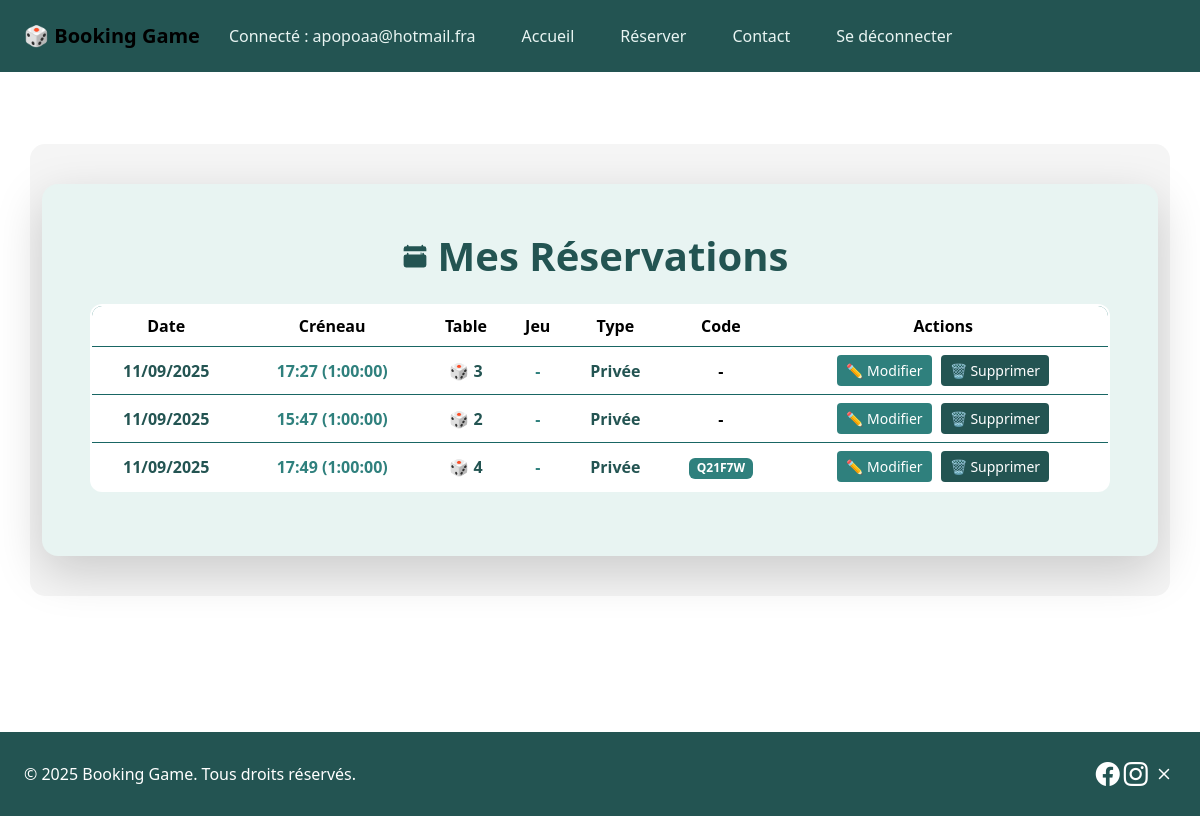
The page /users/my-bookings/ (signed in) on the database as committed earlier.
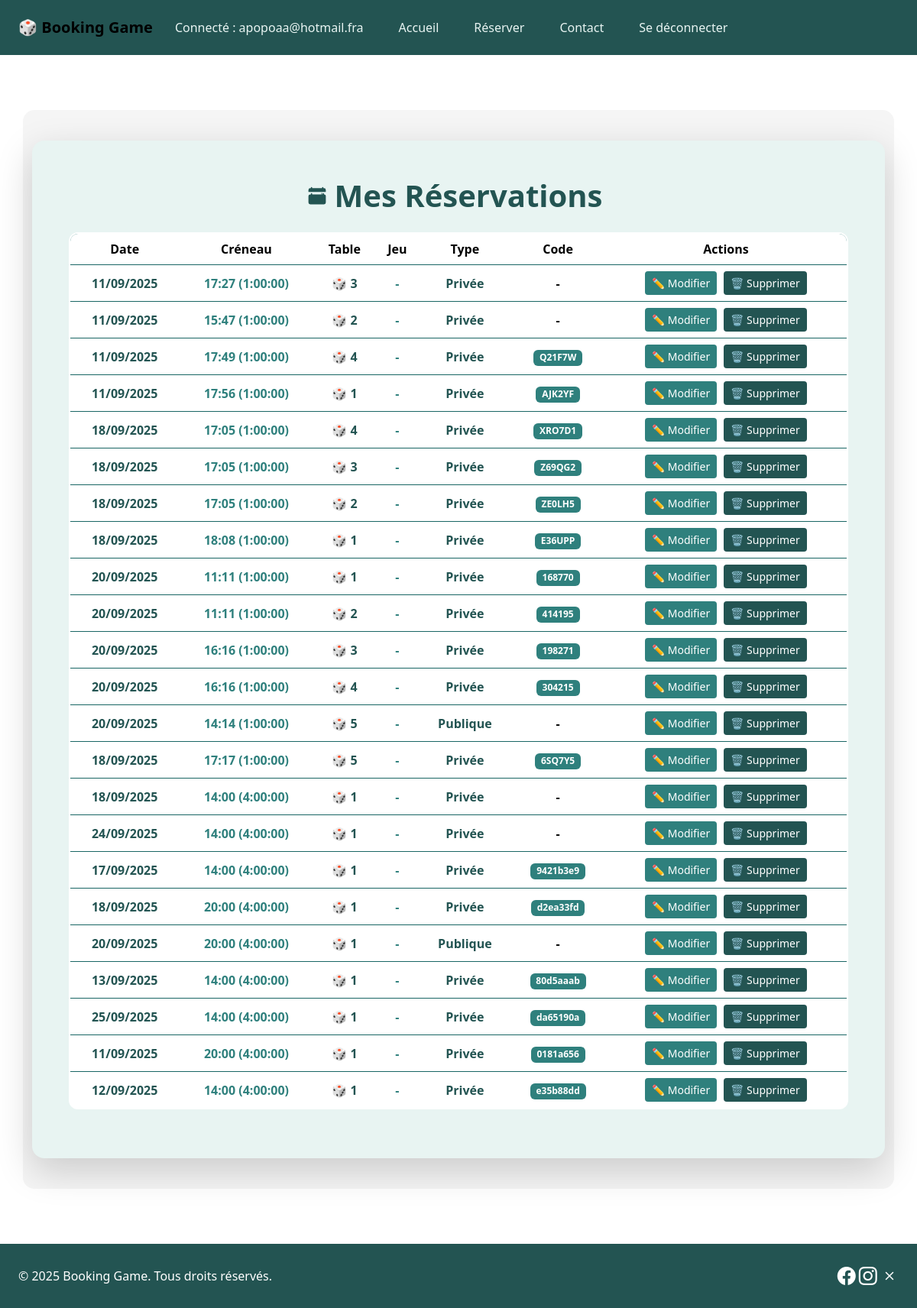
The same page on the database as committed later.
### tables_app/models.py (models this page shows, shortened)
class Booking(models.Model):
    date = models.DateField(default=timezone.now)
    start_time = models.TimeField()
    duration = models.DurationField(help_text="Durée (HH:MM:SS)")
    booking_type = models.CharField(max_length=10, choices=BookingType.choices)
    table = models.ForeignKey("Table", on_delete=models.CASCADE)
    main_customer = models.ForeignKey(settings.AUTH_USER_MODEL, on_delete=models.CASCADE, related_name='bookings')
    code = models.CharField(max_length=10, blank=True, null=True)  # ajout du code
    game = models.ForeignKey("tables_app.Game", on_delete=models.SET_NULL, null=True, blank=True)
    custom_game = models.CharField(max_length=100, blank=True, null=True)

class Table(models.Model):
    number_table = models.IntegerField(unique=True)
    capacity_table = models.IntegerField()
    state_table = models.CharField(max_length=10, choices=TableEtat.choices, default=TableEtat.LIBRE)
    game_table = models.ForeignKey("Game", null=True, blank=True, on_delete=models.SET_NULL)
    code_table = models.CharField(max_length=20, null=True, blank=True)
    customer_table = models.ManyToManyField(settings.AUTH_USER_MODEL,
                                            blank=True,
                                            related_name='joined_tables')

### users_app/views.py (the view)
# urls.py: path("my-bookings/", views.my_bookings, name="my_bookings"),
@login_required
def my_bookings(request):
    bookings = Booking.objects.filter(main_customer=request.user).select_related('table')
    return render(request, "users_app/my_bookings.html", {"bookings": bookings})

### users_app/templates/users_app/my_bookings.html (shortened to what the changed rows need)
{% extends "base.html" %}
{% load static %}
{% block content %}
<div class="container my-5">
    <div class="card shadow-lg border-0 rounded-4" style="background-color: #E8F4F2;">
        <div class="card-body p-5">
            <h1 class="mb-4 text-center fw-bold"
                style="color:#235452; display:flex; justify-content:center; align-items:center; gap:10px;">
                Mes Réservations
            </h1>
            {% if bookings %}
                <div class="table-responsive">
                    <table class="table table-hover align-middle text-center" style="background-color: #ffffff;">
                        <thead style="background-color: #2F807D; color: #ffffff;">
                            <tr>
                                <th>Date</th>
                                <th>Créneau</th>
                                <th>Table</th>
                                <th>Jeu</th>
                                <th>Type</th>
                                <th>Code</th>
                                <th>Actions</th>
                            </tr>
                        </thead>
                        <tbody>
                            {% for booking in bookings %}
                                <tr>
                                    <td class="fw-semibold" style="color:#235452;">
                                        {{ booking.date|date:"d/m/Y" }}
                                    </td>
                                    <td style="color:#2F807D;">
                                        {{ booking.start_time|time:"H:i" }} ({{ booking.duration }})
                                    </td>
                                    <td style="color:#235452;">
                                        🎲 {{ booking.table.number_table }}
                                    </td>
                                    <td style="color:#2F807D;">
                                        {% if booking.game %}
                                            {{ booking.game.name_game }}
                                        {% elif booking.custom_game %}
                                            {{ booking.custom_game }}
                                        {% else %}
                                            -
                                        {% endif %}
                                    </td>
                                    <td style="color:#235452;">
                                        {{ booking.booking_type|title }}
                                    </td>
                                    <td>
                                        {% if booking.code %}
                                            <span class="badge" style="background-color: #2F807D; color: #ffffff;">
                                                {{ booking.code }}
                                            </span>
                                        {% else %}
                                            -
                                        {% endif %}
                                    </td>
                                    <td>
                                        <a href="{% url 'users_app:edit_booking' booking.id %}"
                                           class="btn btn-sm"
                                           style="background-color: #2F807D; color: #ffffff; margin-right:5px;">
                                            ✏️ Modifier
                                        </a>
                                        <a href="{% url 'users_app:delete_booking' booking.id %}"
                                           class="btn btn-sm"
                                           style="background-color: #235452; color: #ffffff;"
                                           onclick="return confirm('Supprimer cette réservation ?');">
                                            🗑️ Supprimer
                                        </a>
                                    </td>
                                </tr>
                            {% endfor %}
                        </tbody>
                    </table>
                </div>
            {% else %}
                <p class="text-center text-muted fs-5 mt-3">
                    Vous n'avez aucune réservation pour le moment.
                </p>
            {% endif %}
        </div>
    </div>
</div>
{% endblock %}

Rows that differ between the two databases and show on the page:
added Booking: date "11/09/2025", start_time "17:56", duration "1:00:00", table.number_table "1", booking_type "Privée", code "AJK2YF"
added Booking: date "18/09/2025", start_time "17:05", duration "1:00:00", table.number_table "4", booking_type "Privée", code "XRO7D1"
added Booking: date "18/09/2025", start_time "17:05", duration "1:00:00", table.number_table "3", booking_type "Privée", code "Z69QG2"
added Booking: date "18/09/2025", start_time "17:05", duration "1:00:00", table.number_table "2", booking_type "Privée", code "ZE0LH5"
added Booking: date "18/09/2025", start_time "18:08", duration "1:00:00", table.number_table "1", booking_type "Privée", code "E36UPP"
added Booking: date "20/09/2025", start_time "11:11", duration "1:00:00", table.number_table "1", booking_type "Privée", code "168770"
added Booking: date "20/09/2025", start_time "11:11", duration "1:00:00", table.number_table "2", booking_type "Privée", code "414195"
added Booking: date "20/09/2025", start_time "16:16", duration "1:00:00", table.number_table "3", booking_type "Privée", code "198271"
added Booking: date "20/09/2025", start_time "16:16", duration "1:00:00", table.number_table "4", booking_type "Privée", code "304215"
added Booking: date "20/09/2025", start_time "14:14", duration "1:00:00", table.number_table "5", booking_type "Publique"
added Booking: date "18/09/2025", start_time "17:17", duration "1:00:00", table.number_table "5", booking_type "Privée", code "6SQ7Y5"
added Booking: date "18/09/2025", start_time "14:00", duration "4:00:00", table.number_table "1", booking_type "Privée"
added Booking: date "24/09/2025", start_time "14:00", duration "4:00:00", table.number_table "1", booking_type "Privée"
added Booking: date "17/09/2025", start_time "14:00", duration "4:00:00", table.number_table "1", booking_type "Privée", code "9421b3e9"
added Booking: date "18/09/2025", start_time "20:00", duration "4:00:00", table.number_table "1", booking_type "Privée", code "d2ea33fd"
added Booking: date "20/09/2025", start_time "20:00", duration "4:00:00", table.number_table "1", booking_type "Publique"
added Booking: date "13/09/2025", start_time "14:00", duration "4:00:00", table.number_table "1", booking_type "Privée", code "80d5aaab"
added Booking: date "25/09/2025", start_time "14:00", duration "4:00:00", table.number_table "1", booking_type "Privée", code "da65190a"
added Booking: date "11/09/2025", start_time "20:00", duration "4:00:00", table.number_table "1", booking_type "Privée", code "0181a656"
added Booking: date "12/09/2025", start_time "14:00", duration "4:00:00", table.number_table "1", booking_type "Privée", code "e35b88dd"
